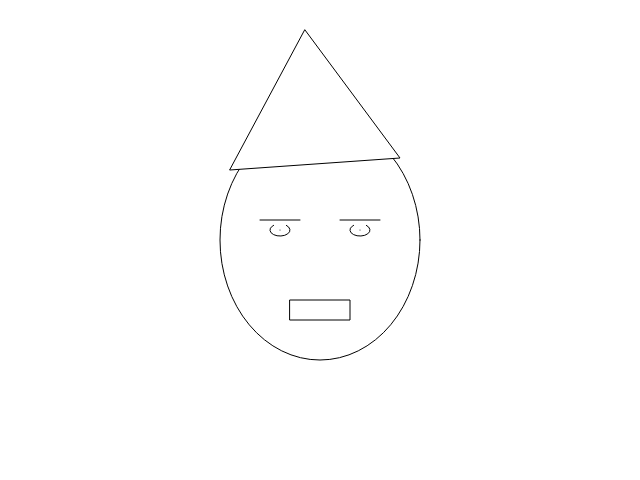
Frame 1 (no input)
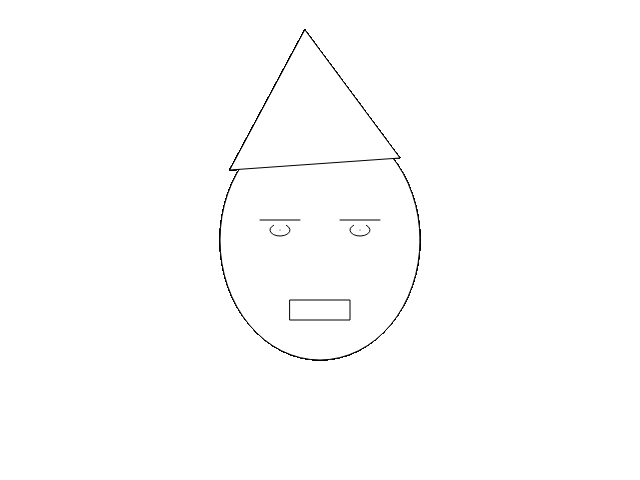
Frame 60 (no input)
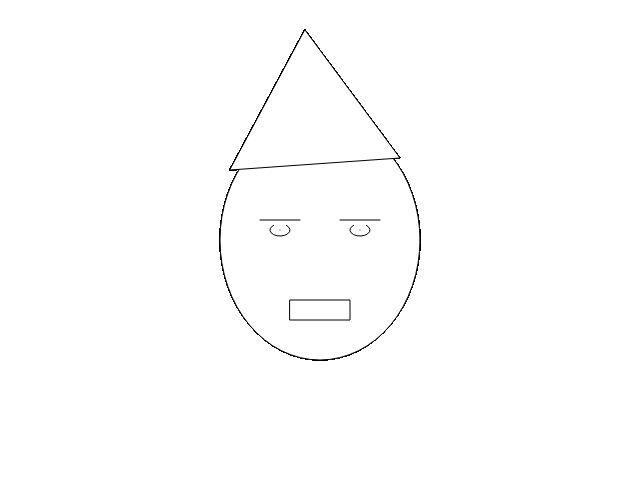
Frame 120 (the mouse pressed at the canvas centre since frame 60)

The p5.js sketch that drew these frames (run headless with seeded random() and noise() and a simulated clock; from frame 60 on, the mouse is pressed at the canvas centre):

// p5.js sketch
// ── sketch.js
// 函数setup(); 用于初始化，比如创建画布
function setup() {
	// 创建画布，宽度640像素，高度480像素
	// 画布的坐标系统为，左上角（0，0），x方向水平向右，y方向垂直向下，单位像素
	createCanvas(640,480); 
}

// draw();函数用户绘制
function draw() {
	//用Reference->2D Primitive中的各种语句绘图
	ellipse(320,240,200,240);
	rect(290,300,60,20); 
	line(260,220,300,220); 
	line(340,220,380,220); 
	arc(280,230,20,12,-0.2*PI,1.2*PI);  // PI为圆周率
	arc(360,230,20,12,-0.2*PI,1.2*PI); 
	point(280,230); 
	point(360,230); 
	triangle(230,170,400,158,305,30); 

	// 练习：用上述语句自己创作
	// 练习：用Reference->Curves中的函数画图
	// 练习：用Reference->Vertex中的函数画图

}
